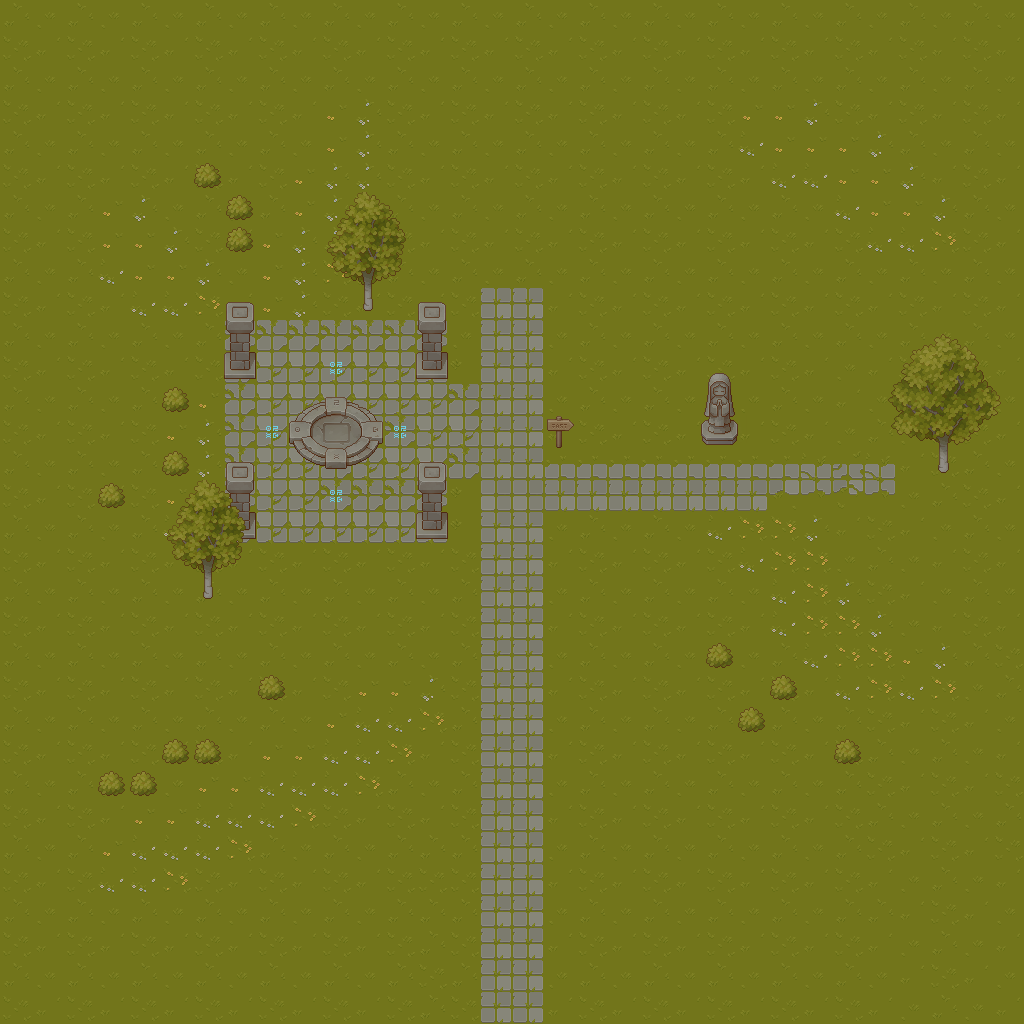

Tiled map render using the project's own tile images. Description and the map definition, with tile-layer contents summarised, below:
An orthogonal 32x32 tile map with 32x32 px tiles, 3 tile layers (Tile Layer 1, trees, ues), 3 tilesets.

<map version="1.8" tiledversion="1.8.2" orientation="orthogonal" renderorder="right-down" width="32" height="32" tilewidth="32" tileheight="32" infinite="0" nextlayerid="4" nextobjectid="1">
 <tileset firstgid="1" source="TX_Tileset_Grass.tsx" />
 <tileset firstgid="65" source="TX_Plant.tsx" />
 <tileset firstgid="321" source="TX_Props.tsx" />
 <layer id="1" name="Tile Layer 1" width="32" height="32">
  <data>[1024 cells, 1024 non-empty, 19 distinct tile ids]</data>
 </layer>
 <layer id="2" name="trees" width="32" height="32">
  <data>[1024 cells, 87 non-empty, 61 distinct tile ids]</data>
 </layer>
 <layer id="3" name="ues" width="32" height="32">
  <data>[1024 cells, 12 non-empty, 12 distinct tile ids]</data>
 </layer>
</map>
